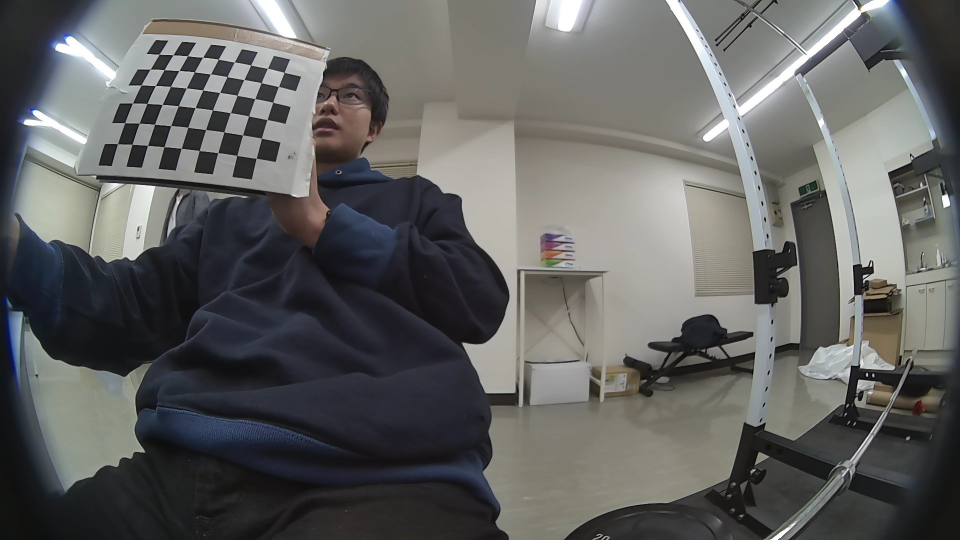
#> input picture python/fisheye/data/oct1/camera_capture_0.jpg, 1920 x 1080 px (shown at 1/2 size); its folder holds 4 pictures in this run
$ python calibration.py   (older library calls are emulated)
#> lines starting #> are read from the running program, lines starting #| are printed output that depends on the picture
import cv2

# assert cv2.__version__[0] == '3', 'The fisheye module requires opencv version >= 3.0.0'
import numpy as np
import os
import glob

# for json write
import json
import json_encoder
from PIL import Image

CHECKERBOARD = (6, 9)

print(CHECKERBOARD)
subpix_criteria = (cv2.TERM_CRITERIA_EPS + cv2.TERM_CRITERIA_MAX_ITER, 30, 0.1)
calibration_flags = (
    cv2.fisheye.CALIB_RECOMPUTE_EXTRINSIC
    + cv2.fisheye.CALIB_CHECK_COND
    + cv2.fisheye.CALIB_FIX_SKEW
)
objp = np.zeros((1, CHECKERBOARD[0] * CHECKERBOARD[1], 3), np.float32)
objp[0, :, :2] = np.mgrid[0 : CHECKERBOARD[0], 0 : CHECKERBOARD[1]].T.reshape(-1, 2)
_img_shape = None
objpoints = []  # 3d point in real world space
imgpoints = []  # 2d points in image plane.
images = glob.glob("data/oct1/*.jpg")
for fname in images:
    img = cv2.imread(fname)
#> img is the input picture: shape (1080, 1920, 3); mean B, G, R 96.8, 97.9, 97.4
    if _img_shape == None:
        _img_shape = img.shape[:2]
    else:
        assert _img_shape == img.shape[:2], "All images must share the same size."
    gray = cv2.cvtColor(img, cv2.COLOR_BGR2GRAY)
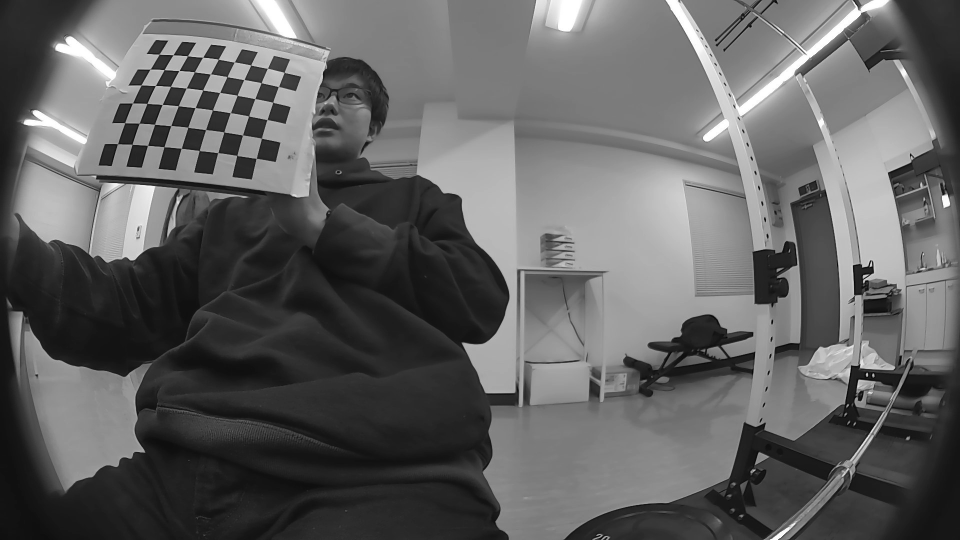
#> gray: shape (1080, 1920) (shown at 1/2 size); min 0, max 255, mean 97.7
    # Find the chess board corners
    ret, corners = cv2.findChessboardCorners(
        gray,
        CHECKERBOARD,
        cv2.CALIB_CB_ADAPTIVE_THRESH
        + cv2.CALIB_CB_FAST_CHECK
        + cv2.CALIB_CB_NORMALIZE_IMAGE,
    )
#> ret = True; corners = 54 rows, first 8: [235, 288.2], [249.7, 245.6], [265.2, 206.5], [282.5, 170.3], [300.5, 138.6], [318.5, 108.7], [264.4, 289], [278.4, 246.8]
    # If found, add object points, image points (after refining them)
    if ret == True:
        objpoints.append(objp)
        cv2.cornerSubPix(gray, corners, (3, 3), (-1, -1), subpix_criteria)
        imgpoints.append(corners)
#> pass 2 of the loop `for fname in images:`:
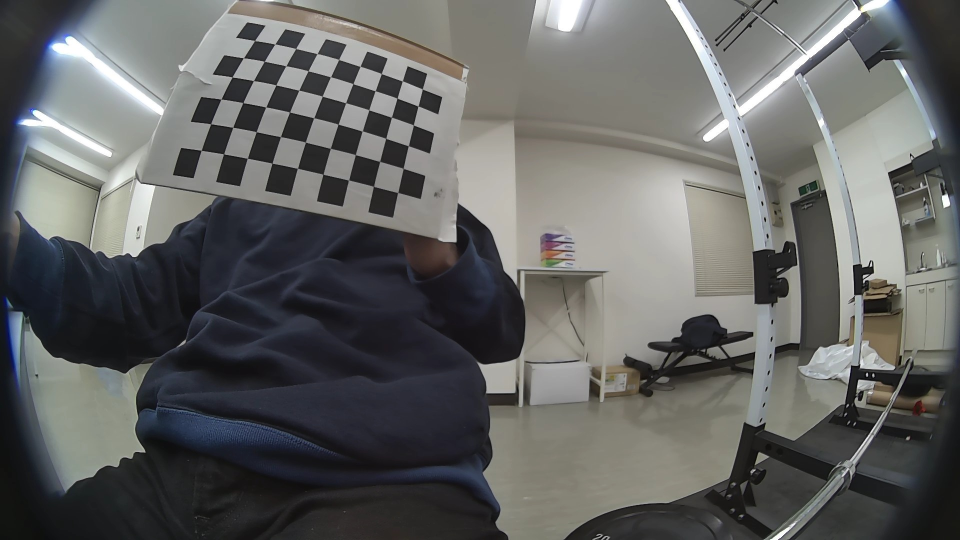
#> input picture python/fisheye/data/oct1/camera_capture_1.jpg, 1920 x 1080 px (shown at 1/2 size)
#> img is the input picture: shape (1080, 1920, 3); mean B, G, R 98.6, 99.8, 99
#> `gray = cv2.cvtColor(img, cv2.COLOR_BGR2GRAY)`:
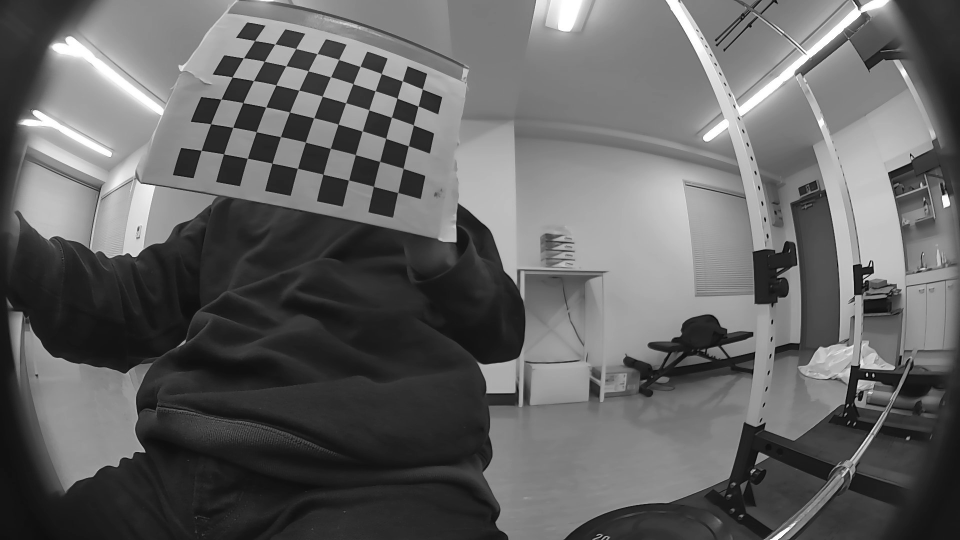
#> gray: shape (1080, 1920) (shown at 1/2 size); min 0, max 255, mean 99.4
#> corners = 54 rows, first 8: [402.6, 301.2], [421.6, 248], [441.9, 199], [464.7, 154.5], [487.2, 116.4], [509.6, 81.76], [447.7, 308.5], [466, 254.9]
#> pass 3 of the loop `for fname in images:`:
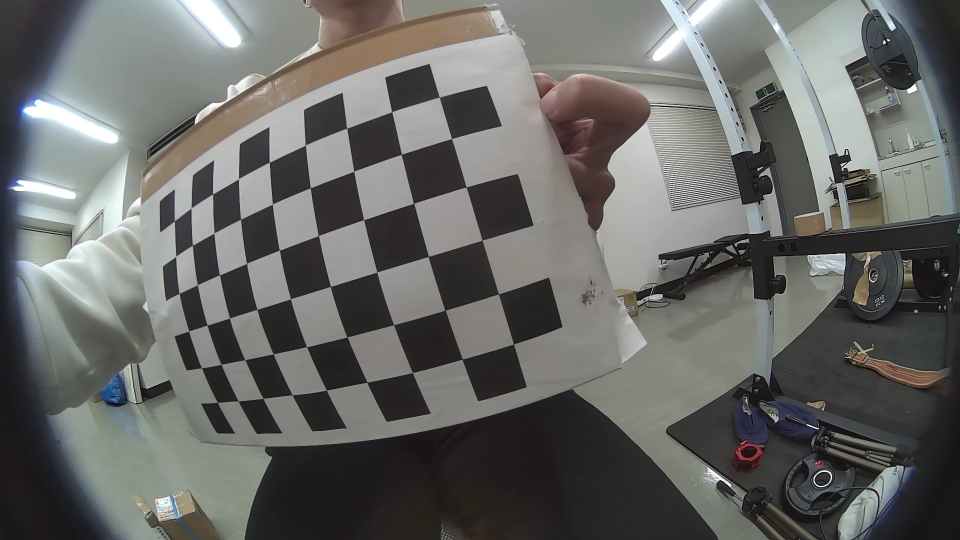
#> input picture python/fisheye/data/oct1/camera_capture_10.jpg, 1920 x 1080 px (shown at 1/2 size)
#> img is the input picture: shape (1080, 1920, 3); mean B, G, R 102.2, 104.7, 104.1
#> `gray = cv2.cvtColor(img, cv2.COLOR_BGR2GRAY)`:
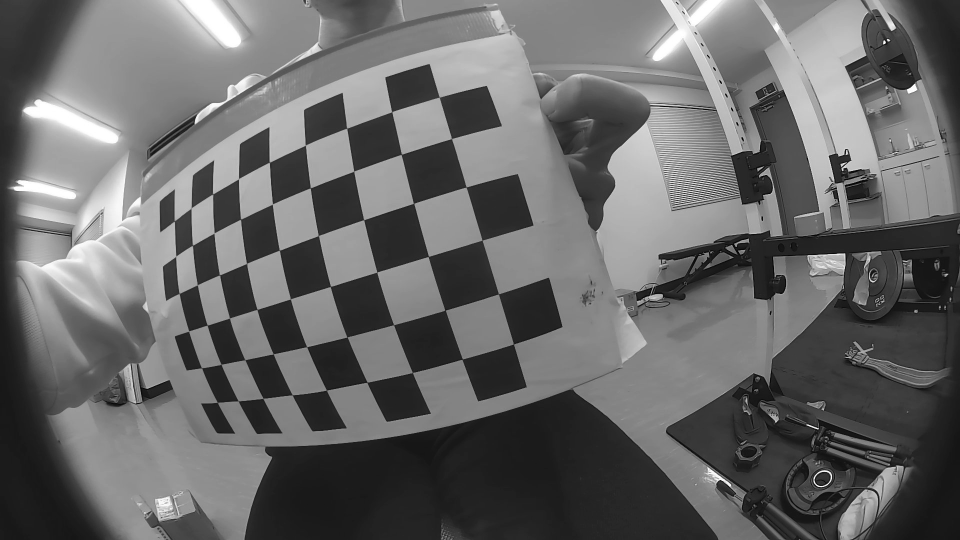
#> gray: shape (1080, 1920) (shown at 1/2 size); min 0, max 255, mean 104.2
#> corners = 54 rows, first 8: [435.2, 804.8], [402.2, 736.2], [377.8, 662.7], [359.2, 587.5], [351.7, 513.2], [348.9, 442.4], [476.5, 802.1], [442.6, 729]
#> the loop made 4 passes; the first 3 are shown

print("img end")
N_OK = len(objpoints)
K = np.zeros((3, 3))
D = np.zeros((4, 1))
rvecs = [np.zeros((1, 1, 3), dtype=np.float64) for i in range(N_OK)]
tvecs = [np.zeros((1, 1, 3), dtype=np.float64) for i in range(N_OK)]
#> (the run stopped early here; a loop or call above may not have finished)
